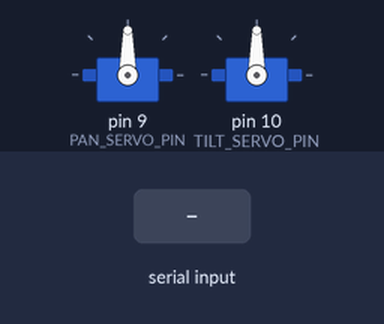
The sketch below on a simulated Arduino Uno, built with avr-gcc and run on an emulated ATmega328P. Parts: 2 × servo. The inputs (shaded band) are chosen by the test bench. What the sketch prints to the serial monitor is not drawn.

Above: at 1.2 s.
1.3 s: "S,45\n" received over Serial
At 2.6 s:
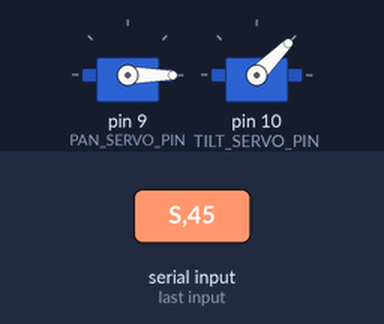
3.0 s: "C90\n" received over Serial
At 3.4 s:
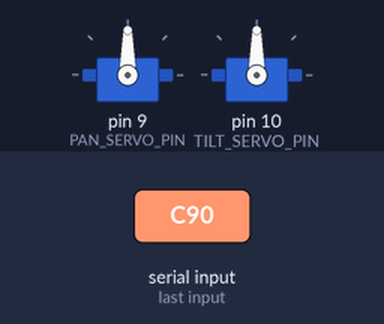
Timing chart, 0 to 6.0 s (numbered marks = the images above; inputs shaded):
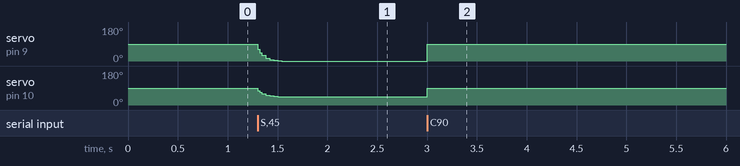

Measured:
- after the input at 1.3 s, servo on pin 9 (PAN_SERVO_PIN): 90° → 0° at once; servo on pin 10 (TILT_SERVO_PIN): 90° → 45° at once
- after the input at 3.0 s, servo on pin 9 (PAN_SERVO_PIN): 0° → 90° at once; servo on pin 10 (TILT_SERVO_PIN): 45° → 90° at once

The sketch:

servo_controller.ino
```cpp
/*
 * Pan/Tilt Servo Controller for Webcam Tracking
 *
 * This Arduino sketch receives commands from Python over serial
 * and controls two servo motors for pan (horizontal) and tilt (vertical) movement.
 *
 * Wiring:
 * - Pan Servo:  Signal -> Pin 9,  VCC -> 5V (external), GND -> GND
 * - Tilt Servo: Signal -> Pin 10, VCC -> 5V (external), GND -> GND
 *
 * IMPORTANT: Use an external 5V power supply for servos!
 *            Don't power servos directly from Arduino - it can damage the board.
 *
 * Commands (from Python):
 * - "M<pan_delta>,<tilt_delta>\n"  : Move by delta values
 * - "S<pan_angle>,<tilt_angle>\n"  : Set absolute position
 * - "X\n"                          : Stop/hold current position
 * - "C\n"                          : Center both servos
 */

#include <Servo.h>

// Pin definitions
const int PAN_SERVO_PIN = 9;
const int TILT_SERVO_PIN = 10;

// Servo limits (adjust based on your hardware)
const int PAN_MIN = 0;
const int PAN_MAX = 180;
const int PAN_CENTER = 90;

const int TILT_MIN = 30;    // Limit to prevent extreme angles
const int TILT_MAX = 150;
const int TILT_CENTER = 90;

// Movement settings
const float SMOOTHING = 0.3;  // Lower = smoother but slower (0.1 - 1.0)
const int UPDATE_INTERVAL = 20;  // ms between servo updates

// Servo objects
Servo panServo;
Servo tiltServo;

// Current positions
float currentPan = PAN_CENTER;
float currentTilt = TILT_CENTER;

// Target positions
float targetPan = PAN_CENTER;
float targetTilt = TILT_CENTER;

// Timing
unsigned long lastUpdate = 0;

// Serial buffer
String inputBuffer = "";

void setup() {
  // Initialize serial
  Serial.begin(115200);
  Serial.println("Pan/Tilt Servo Controller Ready");

  // Attach servos
  panServo.attach(PAN_SERVO_PIN);
  tiltServo.attach(TILT_SERVO_PIN);

  // Center servos on startup
  centerServos();

  Serial.println("Servos centered");
}

void loop() {
  // Read serial commands
  while (Serial.available() > 0) {
    char c = Serial.read();

    if (c == '\n') {
      processCommand(inputBuffer);
      inputBuffer = "";
    } else if (c != '\r') {
      inputBuffer += c;
    }
  }

  // Update servo positions with smoothing
  unsigned long currentTime = millis();
  if (currentTime - lastUpdate >= UPDATE_INTERVAL) {
    updateServos();
    lastUpdate = currentTime;
  }
}

void processCommand(String cmd) {
  if (cmd.length() < 1) return;

  char cmdType = cmd.charAt(0);
  String params = cmd.substring(1);

  switch (cmdType) {
    case 'M':  // Move by delta
      handleMoveCommand(params);
      break;

    case 'S':  // Set absolute position
      handleSetCommand(params);
      break;

    case 'X':  // Stop
      // Hold current position (target = current)
      targetPan = currentPan;
      targetTilt = currentTilt;
      break;

    case 'C':  // Center
      centerServos();
      break;

    default:
      Serial.println("Unknown command");
      break;
  }
}

void handleMoveCommand(String params) {
  // Parse "pan_delta,tilt_delta"
  int commaIndex = params.indexOf(',');
  if (commaIndex < 0) return;

  int panDelta = params.substring(0, commaIndex).toInt();
  int tiltDelta = params.substring(commaIndex + 1).toInt();

  // Scale delta values (input is -100 to 100, convert to degrees)
  float panChange = panDelta * 0.05;   // Adjust multiplier for sensitivity
  float tiltChange = tiltDelta * 0.05;

  // Update targets
  targetPan = constrain(targetPan + panChange, PAN_MIN, PAN_MAX);
  targetTilt = constrain(targetTilt + tiltChange, TILT_MIN, TILT_MAX);
}

void handleSetCommand(String params) {
  // Parse "pan_angle,tilt_angle"
  int commaIndex = params.indexOf(',');
  if (commaIndex < 0) return;

  int panAngle = params.substring(0, commaIndex).toInt();
  int tiltAngle = params.substring(commaIndex + 1).toInt();

  // Set targets
  targetPan = constrain(panAngle, PAN_MIN, PAN_MAX);
  targetTilt = constrain(tiltAngle, TILT_MIN, TILT_MAX);
}

void updateServos() {
  // Smooth interpolation towards target
  currentPan += (targetPan - currentPan) * SMOOTHING;
  currentTilt += (targetTilt - currentTilt) * SMOOTHING;

  // Write to servos
  panServo.write((int)currentPan);
  tiltServo.write((int)currentTilt);
}

void centerServos() {
  targetPan = PAN_CENTER;
  targetTilt = TILT_CENTER;
  currentPan = PAN_CENTER;
  currentTilt = TILT_CENTER;

  panServo.write(PAN_CENTER);
  tiltServo.write(TILT_CENTER);
}
```
